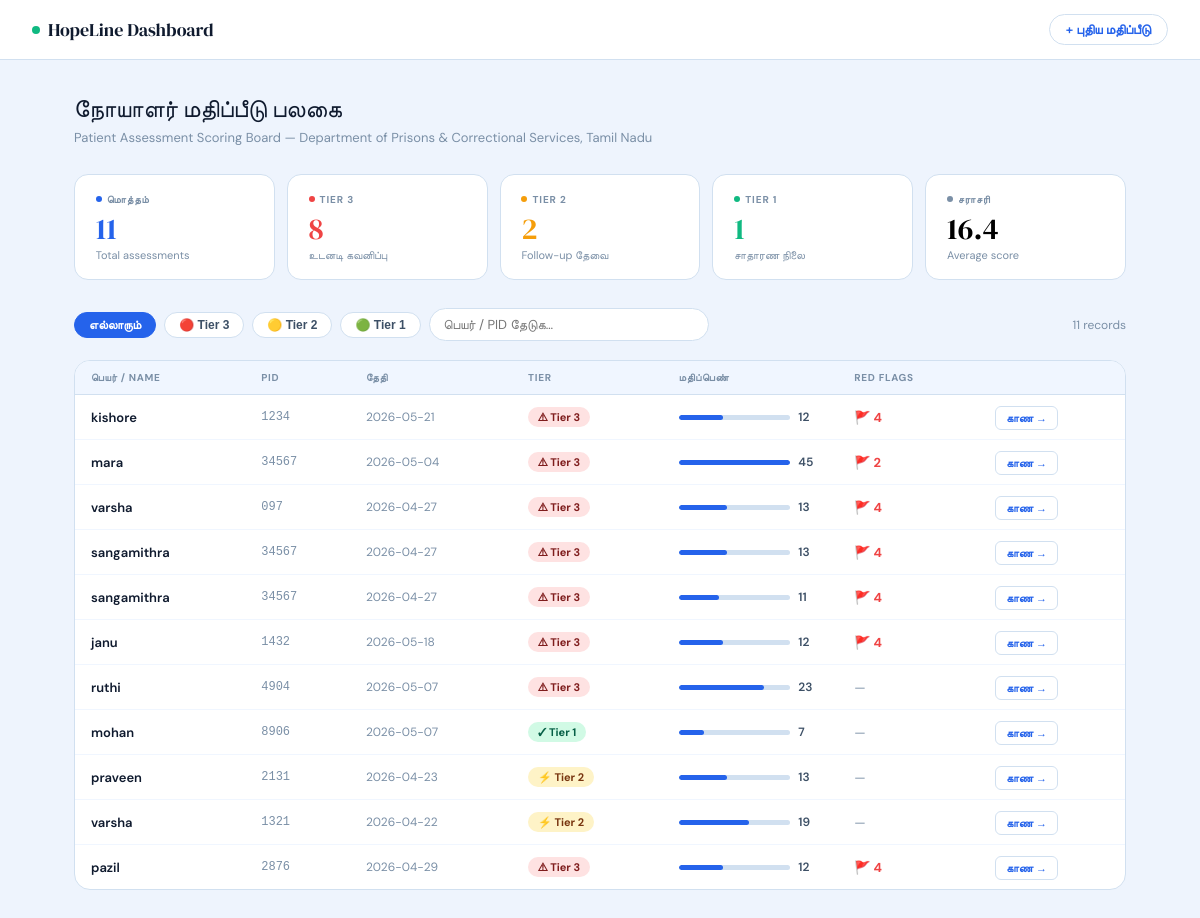
/dashboard, run on the app's committed database.
### tables this page shows
CREATE TABLE assessments (
                id           INTEGER PRIMARY KEY AUTOINCREMENT,
                pid          TEXT    NOT NULL,
                name         TEXT    NOT NULL,
                date         TEXT    NOT NULL,
                answers      TEXT    NOT NULL,
                total_score  INTEGER NOT NULL,
                tier         INTEGER NOT NULL,
                mood_score   INTEGER DEFAULT 0,
                family_score INTEGER DEFAULT 0,
                dep_score    INTEGER DEFAULT 0,
                anger_score  INTEGER DEFAULT 0,
                red_flags    INTEGER DEFAULT 0,
                created_at   TEXT    NOT NULL
            );

### main.py (the view)
@app.get("/dashboard", response_class=HTMLResponse)
async def dashboard(request: Request):
    with get_db() as conn:
        rows = conn.execute("SELECT * FROM assessments ORDER BY created_at DESC").fetchall()
    patients = [dict(r) for r in rows]
    for p in patients:
        p["answers"] = json.loads(p["answers"])
    total     = len(patients)
    tier3     = sum(1 for p in patients if p["tier"] == 3)
    tier2     = sum(1 for p in patients if p["tier"] == 2)
    tier1     = sum(1 for p in patients if p["tier"] == 1)
    avg_score = round(sum(p["total_score"] for p in patients) / total, 1) if total else 0
    return render(request, "dashboard.html", {
        "patients": patients, "total": total,
        "tier1": tier1, "tier2": tier2, "tier3": tier3, "avg_score": avg_score,
    })

### templates/dashboard.html (shortened to what this page needs)
<!DOCTYPE html>
<html lang="ta">
<head>
</head>
<body>
<nav class="nav">
  <div class="brand"><div class="brand-dot"></div>HopeLine Dashboard</div>
  <a href="/" class="nav-new">+ புதிய மதிப்பீடு</a>
</nav>
<div class="page">
  <div class="page-title">நோயாளர் மதிப்பீடு பலகை</div>
  <div class="page-sub">Patient Assessment Scoring Board — Department of Prisons & Correctional Services, Tamil Nadu</div>
  <div class="stats">
    <div class="stat">
      <div class="stat-lbl"><div class="stat-dot" style="background:var(--accent)"></div>மொத்தம்</div>
      <div class="stat-num" style="color:var(--accent)">{{ total }}</div>
      <div class="stat-sub">Total assessments</div>
    </div>
    <div class="stat">
      <div class="stat-lbl"><div class="stat-dot" style="background:var(--red)"></div>Tier 3</div>
      <div class="stat-num" style="color:var(--red)">{{ tier3 }}</div>
      <div class="stat-sub">உடனடி கவனிப்பு</div>
    </div>
    <div class="stat">
      <div class="stat-lbl"><div class="stat-dot" style="background:var(--warn)"></div>Tier 2</div>
      <div class="stat-num" style="color:var(--warn)">{{ tier2 }}</div>
      <div class="stat-sub">Follow-up தேவை</div>
    </div>
    <div class="stat">
      <div class="stat-lbl"><div class="stat-dot" style="background:var(--green)"></div>Tier 1</div>
      <div class="stat-num" style="color:var(--green)">{{ tier1 }}</div>
      <div class="stat-sub">சாதாரண நிலை</div>
    </div>
    <div class="stat">
      <div class="stat-lbl"><div class="stat-dot" style="background:var(--ink-mute)"></div>சராசரி</div>
      <div class="stat-num">{{ avg_score }}</div>
      <div class="stat-sub">Average score</div>
    </div>
  </div>
  <div class="controls">
    <button class="f-btn on" id="fa" onclick="filt(0,this)">எல்லாரும்</button>
    <button class="f-btn" id="f3" onclick="filt(3,this)">🔴 Tier 3</button>
    <button class="f-btn" id="f2" onclick="filt(2,this)">🟡 Tier 2</button>
    <button class="f-btn" id="f1" onclick="filt(1,this)">🟢 Tier 1</button>
    <input class="search" id="srch" type="text" placeholder="பெயர் / PID தேடுக…" oninput="applyFilt()"/>
    <span class="rec-count" id="rcnt">{{ patients|length }} records</span>
  </div>
  <div class="tcard">
    {% if patients %}
    <table>
      <thead>
        <tr>
          <th>பெயர் / Name</th>
          <th>PID</th>
          <th class="hide-mob">தேதி</th>
          <th>Tier</th>
          <th>மதிப்பெண்</th>
          <th class="hide-mob">Red Flags</th>
          <th></th>
        </tr>
      </thead>
      <tbody id="tbody">
        {% for p in patients %}
        <tr data-tier="{{ p.tier }}"
            data-name="{{ p.name|lower }}"
            data-pid="{{ p.pid|lower }}"
            onclick="window.location='/patient/{{ p.id }}'">
          <td class="td-name">{{ p.name }}</td>
          <td class="td-pid">{{ p.pid }}</td>
          <td class="td-date hide-mob">{{ p.date }}</td>
          <td>
            {% if p.tier==3 %}<span class="tbadge tb3">⚠ Tier 3</span>
            {% elif p.tier==2 %}<span class="tbadge tb2">⚡ Tier 2</span>
            {% else %}<span class="tbadge tb1">✓ Tier 1</span>{% endif %}
          </td>
          <td>
            <div class="mini-bar-wrap">
              <div class="mini-bar">
                <div class="mini-fill" style="width:{{ [((p.total_score/30)*100)|int,100]|min }}%"></div>
              </div>
              <span class="mini-num">{{ p.total_score }}</span>
            </div>
          </td>
          <td class="hide-mob">
            {% if p.red_flags>0 %}
              <span style="color:var(--red);font-weight:700;font-size:13px">🚩 {{ p.red_flags }}</span>
            {% else %}
              <span style="color:var(--ink-mute);font-size:13px">—</span>
            {% endif %}
          </td>
          <td><a class="view-link" href="/patient/{{ p.id }}" onclick="event.stopPropagation()">காண →</a></td>
        </tr>
        {% endfor %}
      </tbody>
    </table>
    {% endif %}
  </div>
</div>
</body>
</html>

### templates/dashboard.html (style rules this page uses)
*,*::before,*::after { box-sizing:border-box;margin:0;padding:0 }
:root { --ink:#0f1a2e;--ink-soft:#3d5066;--ink-mute:#7a8fa6; --surface:#fff;--bg:#eef4fd;--surface-2:#f0f6ff;--border:#d1e0f0; --accent:#2563eb;--green:#10b981;--warn:#f59e0b;--red:#ef4444; --font-head:'DM Serif Display',Georgia,serif; --font-body:'DM Sans',sans-serif; }
body { font-family:var(--font-body);background:var(--bg);min-height:100vh }
.nav { background:var(--surface);border-bottom:1px solid var(--border);padding:0 2rem;height:60px;display:flex;align-items:center;justify-content:space-between;position:sticky;top:0;z-index:10 }
.brand { font-family:var(--font-head);font-size:18px;color:var(--ink);display:flex;align-items:center;gap:8px }
.brand-dot { width:8px;height:8px;border-radius:50%;background:var(--green) }
.nav-new { font-size:13px;font-weight:600;color:var(--accent);padding:6px 16px;border:1.5px solid var(--border);border-radius:99px;text-decoration:none;transition:all .12s }
.page { max-width:1100px;margin:0 auto;padding:2rem 1.5rem }
.page-title { font-family:var(--font-head);font-size:24px;color:var(--ink);margin-bottom:4px }
.page-sub { font-size:13px;color:var(--ink-mute);margin-bottom:1.75rem }
.stats { display:grid;grid-template-columns:repeat(auto-fit,minmax(160px,1fr));gap:12px;margin-bottom:1.75rem }
.stat { background:var(--surface);border:1px solid var(--border);border-radius:14px;padding:1.1rem 1.3rem }
.stat-lbl { font-size:10px;font-weight:700;letter-spacing:.09em;text-transform:uppercase;color:var(--ink-mute);margin-bottom:8px;display:flex;align-items:center;gap:5px }
.stat-dot { width:6px;height:6px;border-radius:50%;flex-shrink:0 }
.stat-num { font-family:var(--font-head);font-size:30px;line-height:1;margin-bottom:4px }
.stat-sub { font-size:11px;color:var(--ink-mute) }
.controls { display:flex;gap:8px;flex-wrap:wrap;align-items:center;margin-bottom:1.2rem }
.f-btn { font-size:12px;font-weight:600;padding:5px 14px;border-radius:99px;border:1.5px solid var(--border);background:var(--surface);color:var(--ink-soft);cursor:pointer;transition:all .12s;white-space:nowrap }
.f-btn:hover,.f-btn.on { background:var(--accent);color:#fff;border-color:var(--accent) }
.search { flex:1;max-width:280px;padding:7px 14px;border:1.5px solid var(--border);border-radius:99px;font-family:var(--font-body);font-size:13px;color:var(--ink);background:var(--surface) }
.rec-count { margin-left:auto;font-size:12px;color:var(--ink-mute) }
.tcard { background:var(--surface);border:1px solid var(--border);border-radius:16px;overflow:hidden }
table { width:100%;border-collapse:collapse }
thead th { padding:10px 16px;text-align:left;font-size:10px;font-weight:700;letter-spacing:.07em;text-transform:uppercase;color:var(--ink-mute);background:var(--surface-2);border-bottom:1px solid var(--border);white-space:nowrap }
tbody tr { border-bottom:1px solid var(--surface-2);transition:background .1s;cursor:pointer }
tbody tr:last-child { border-bottom:none }
td { padding:12px 16px;font-size:13px;color:var(--ink) }
.td-name { font-weight:600 }
.td-pid { font-size:12px;color:var(--ink-mute);font-family:monospace }
.td-date { font-size:12px;color:var(--ink-mute) }
.tbadge { display:inline-flex;align-items:center;gap:4px;font-size:11px;font-weight:700;padding:3px 10px;border-radius:99px;white-space:nowrap }
.tb1 { background:#d1fae5;color:#065f46 }
.tb2 { background:#fef3c7;color:#78350f }
.tb3 { background:#fee2e2;color:#7f1d1d }
.mini-bar-wrap { display:flex;align-items:center;gap:8px }
.mini-bar { flex:1;height:5px;background:var(--border);border-radius:99px;overflow:hidden;min-width:50px }
.mini-fill { height:100%;border-radius:99px;background:var(--accent) }
.mini-num { font-size:12px;font-weight:600;color:var(--ink-soft);min-width:24px }
.view-link { font-size:11px;font-weight:600;color:var(--accent);padding:4px 10px;border:1px solid var(--border);border-radius:6px;text-decoration:none;transition:all .12s;white-space:nowrap }

### data on the page
assessments: name "kishore", pid "1234", date "2026-05-21", tier "⚠ Tier 3", {{ [((p.total_score/30)*100)|int,100]|min }} 40 (drawn), total_score "12", red_flags "4"
assessments: name "mara", pid "34567", date "2026-05-04", tier "⚠ Tier 3", {{ [((p.total_score/30)*100)|int,100]|min }} 100 (drawn), total_score "45", red_flags "2"
assessments: name "varsha", pid "097", date "2026-04-27", tier "⚠ Tier 3", {{ [((p.total_score/30)*100)|int,100]|min }} 43 (drawn), total_score "13", red_flags "4"
assessments: name "sangamithra", pid "34567", date "2026-04-27", tier "⚠ Tier 3", {{ [((p.total_score/30)*100)|int,100]|min }} 43 (drawn), total_score "13", red_flags "4"
assessments: name "sangamithra", pid "34567", date "2026-04-27", tier "⚠ Tier 3", {{ [((p.total_score/30)*100)|int,100]|min }} 36 (drawn), total_score "11", red_flags "4"
assessments: name "janu", pid "1432", date "2026-05-18", tier "⚠ Tier 3", {{ [((p.total_score/30)*100)|int,100]|min }} 40 (drawn), total_score "12", red_flags "4"
assessments: name "ruthi", pid "4904", date "2026-05-07", tier "⚠ Tier 3", {{ [((p.total_score/30)*100)|int,100]|min }} 76 (drawn), total_score "23"
assessments: name "mohan", pid "8906", date "2026-05-07", tier "✓ Tier 1", {{ [((p.total_score/30)*100)|int,100]|min }} 23 (drawn), total_score "7"
assessments: name "praveen", pid "2131", date "2026-04-23", tier "⚡ Tier 2", {{ [((p.total_score/30)*100)|int,100]|min }} 43 (drawn), total_score "13"
assessments: name "varsha", pid "1321", date "2026-04-22", tier "⚡ Tier 2", {{ [((p.total_score/30)*100)|int,100]|min }} 63 (drawn), total_score "19"
assessments: name "pazil", pid "2876", date "2026-04-29", tier "⚠ Tier 3", {{ [((p.total_score/30)*100)|int,100]|min }} 40 (drawn), total_score "12", red_flags "4"

### other printed values
{{ total }} "11"
{{ tier3 }} "8"
{{ tier2 }} "2"
{{ tier1 }} "1"
{{ avg_score }} "16.4"
{{ patients|length }} "11"
